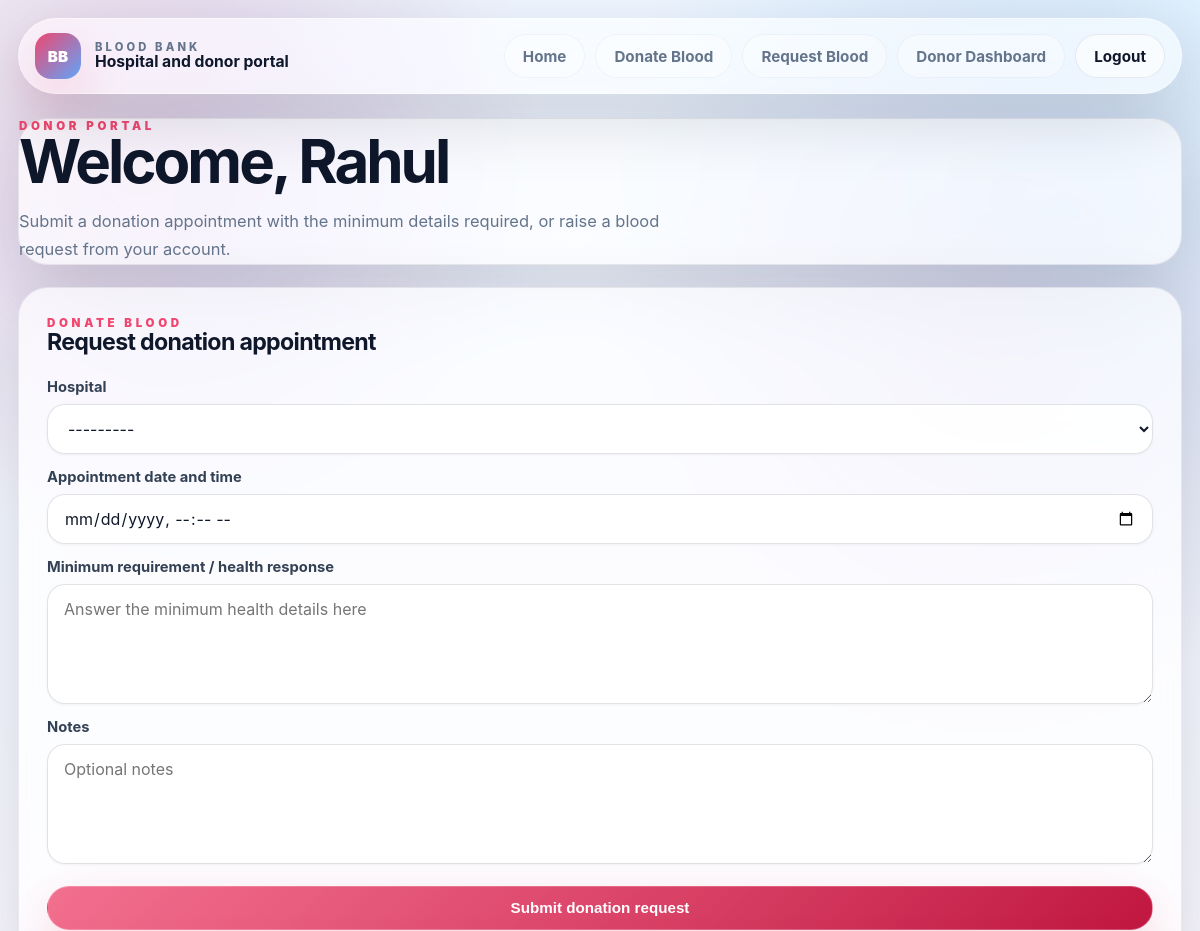
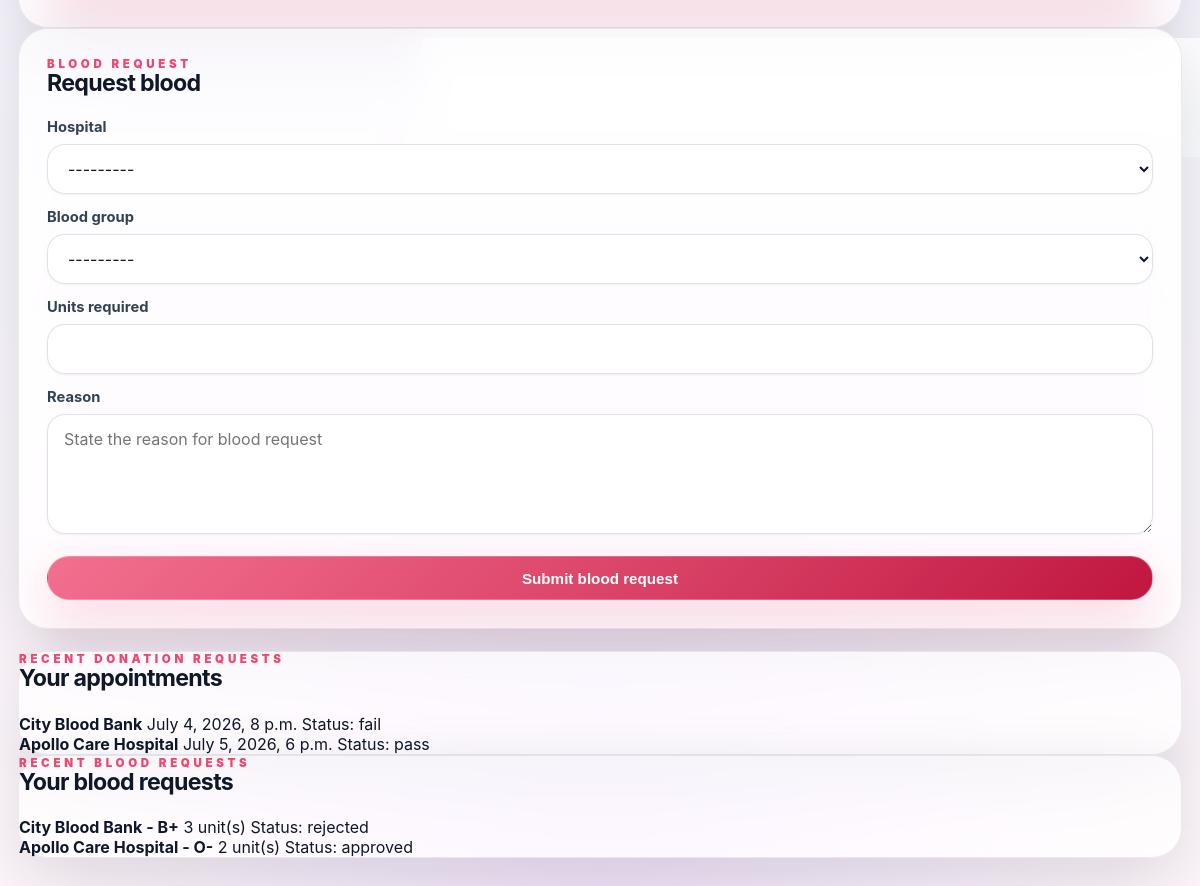
/donor/dashboard/ (signed in), run on the app's committed database (2 pictures, top to bottom).
### core/models.py (models this page shows, shortened)
class User(AbstractBaseUser, PermissionsMixin):
    class Role(models.TextChoices):
        DONOR = "donor", "Donor"
        HOSPITAL = "hospital", "Hospital"
        ADMIN = "admin", "Admin"
    email = models.EmailField(unique=True)
    first_name = models.CharField(max_length=150)
    last_name = models.CharField(max_length=150)
    phone_number = models.CharField(max_length=20, blank=True)
    role = models.CharField(max_length=20, choices=Role.choices, default=Role.DONOR)
    is_approved = models.BooleanField(default=False)
    is_active = models.BooleanField(default=True)
    is_staff = models.BooleanField(default=False)
    date_joined = models.DateTimeField(default=timezone.now)
    objects = UserManager()
    USERNAME_FIELD = "email"
    REQUIRED_FIELDS = ["first_name", "last_name"]

class DonationAppointment(models.Model):
    class EligibilityStatus(models.TextChoices):
        PENDING = "pending", "Pending"
        PASS = "pass", "Pass"
        FAIL = "fail", "Fail"
    donor = models.ForeignKey(User, on_delete=models.CASCADE, related_name="donation_appointments")
    hospital = models.ForeignKey(HospitalProfile, on_delete=models.CASCADE, related_name="appointments")
    appointment_datetime = models.DateTimeField()
    eligibility_status = models.CharField(
        max_length=20, choices=EligibilityStatus.choices, default=EligibilityStatus.PENDING
    )
    survey_response = models.JSONField(default=dict, blank=True)
    notes = models.TextField(blank=True)
    created_at = models.DateTimeField(auto_now_add=True)
    updated_at = models.DateTimeField(auto_now=True)
    class Meta:
        ordering = ["-appointment_datetime"]

class HospitalProfile(models.Model):
    user = models.OneToOneField(User, on_delete=models.CASCADE, related_name="hospital_profile")
    hospital_name = models.CharField(max_length=255)
    registration_number = models.CharField(max_length=100, blank=True)
    address = models.TextField(blank=True)
    city = models.CharField(max_length=100, blank=True)
    state = models.CharField(max_length=100, blank=True)
    pincode = models.CharField(max_length=20, blank=True)
    created_at = models.DateTimeField(auto_now_add=True)
    updated_at = models.DateTimeField(auto_now=True)
    def __str__(self):
        return self.hospital_name

class EmergencyRequest(models.Model):
    class Status(models.TextChoices):
        PENDING = "pending", "Pending"
        APPROVED = "approved", "Approved"
        COMPLETED = "completed", "Completed"
        REJECTED = "rejected", "Rejected"
    requester = models.ForeignKey(User, on_delete=models.CASCADE, related_name="emergency_requests")
    hospital = models.ForeignKey(HospitalProfile, on_delete=models.CASCADE, related_name="emergency_requests")
    blood_group = models.CharField(max_length=3, choices=BloodInventory.BloodGroup.choices)
    units_required = models.PositiveIntegerField()
    status = models.CharField(max_length=20, choices=Status.choices, default=Status.PENDING)
    reason = models.TextField(blank=True)
    fulfilled_units = models.PositiveIntegerField(default=0)
    created_at = models.DateTimeField(auto_now_add=True)
    updated_at = models.DateTimeField(auto_now=True)
    class Meta:
        ordering = ["-created_at"]

### core/views.py (the view, shortened to what this page needs)
# urls.py: path("donor/dashboard/", DonorDashboardView.as_view(), name="donor-dashboard"),
class DonorDashboardView(LoginRequiredMixin, TemplateView):
    template_name = "core/donor/dashboard.html"
    def dispatch(self, request, *args, **kwargs):
        if not request.user.is_authenticated or request.user.role != "donor":
            return redirect("core:login")
        return super().dispatch(request, *args, **kwargs)
    def get_context_data(self, **kwargs):
        context = super().get_context_data(**kwargs)
        context["donation_form"] = DonationAppointmentForm()
        context["blood_request_form"] = BloodRequestForm()
        context["appointments"] = DonationAppointment.objects.filter(donor=self.request.user).order_by("-created_at")[:10]
        context["blood_requests"] = EmergencyRequest.objects.filter(requester=self.request.user).order_by("-created_at")[:10]
        context["hospitals"] = HospitalProfile.objects.all().order_by("hospital_name")
        return context

### core/forms.py (shortened to what this page needs)
class DonationAppointmentForm(forms.ModelForm):
    hospital = forms.ModelChoiceField(
        queryset=HospitalProfile.objects.all(),
        widget=forms.Select(attrs={"class": FORM_SELECT_CLASS}),
    )
    survey_response = forms.CharField(
        label="Minimum requirement / health response",
        required=False,
        widget=forms.Textarea(
            attrs={"class": FORM_INPUT_CLASS, "rows": 4, "placeholder": "Answer the minimum health details here"}
        ),
    )
    class Meta:
        model = DonationAppointment
        fields = ["hospital", "appointment_datetime", "survey_response", "notes"]
        widgets = {
            "appointment_datetime": forms.DateTimeInput(
                attrs={"class": FORM_INPUT_CLASS, "type": "datetime-local"}
            ),
            "notes": forms.Textarea(attrs={"class": FORM_INPUT_CLASS, "rows": 3, "placeholder": "Optional notes"}),
        }

class BloodRequestForm(forms.ModelForm):
    hospital = forms.ModelChoiceField(
        queryset=HospitalProfile.objects.all(),
        widget=forms.Select(attrs={"class": FORM_SELECT_CLASS}),
    )
    class Meta:
        model = EmergencyRequest
        fields = ["hospital", "blood_group", "units_required", "reason"]
        widgets = {
            "blood_group": forms.Select(attrs={"class": FORM_SELECT_CLASS}),
            "units_required": forms.NumberInput(attrs={"class": FORM_INPUT_CLASS, "min": 1}),
            "reason": forms.Textarea(
                attrs={"class": FORM_INPUT_CLASS, "rows": 3, "placeholder": "State the reason for blood request"}
            ),
        }

### core/templates/core/donor/dashboard.html (shortened to what this page needs)
{% extends "core/base.html" %}
{% block body_class %}theme-donor{% endblock %}
{% block content %}
  <section class="surface hero">
    <p class="eyebrow">Donor portal</p>
    <h1>Welcome, {{ request.user.first_name|default:request.user.email }}</h1>
    <p class="lead">
      Submit a donation appointment with the minimum details required, or raise a blood request from your account.
    </p>
  </section>
  <section class="grid two-up mt-22">
    <form class="surface auth-panel" method="post" id="donate-blood">
      <p class="eyebrow">Donate blood</p>
      <h2 class="section-title">Request donation appointment</h2>
      <div class="form-shell mt-22">
        <label class="field">
          <span class="field-label">Hospital</span>
          {{ donation_form.hospital }}
        </label>
        <label class="field">
          <span class="field-label">Appointment date and time</span>
          {{ donation_form.appointment_datetime }}
        </label>
        <label class="field">
          <span class="field-label">Minimum requirement / health response</span>
          {{ donation_form.survey_response }}
        </label>
        <label class="field">
          <span class="field-label">Notes</span>
          {{ donation_form.notes }}
        </label>
      </div>
      <button class="btn btn-primary liquid full-width mt-22" type="submit">Submit donation request</button>
    </form>
    <form class="surface auth-panel" method="post" id="request-blood">
      <p class="eyebrow">Blood request</p>
      <h2 class="section-title">Request blood</h2>
      <div class="form-shell mt-22">
        <label class="field">
          <span class="field-label">Hospital</span>
          {{ blood_request_form.hospital }}
        </label>
        <label class="field">
          <span class="field-label">Blood group</span>
          {{ blood_request_form.blood_group }}
        </label>
        <label class="field">
          <span class="field-label">Units required</span>
          {{ blood_request_form.units_required }}
        </label>
        <label class="field">
          <span class="field-label">Reason</span>
          {{ blood_request_form.reason }}
        </label>
      </div>
      <button class="btn btn-primary liquid full-width mt-22" type="submit">Submit blood request</button>
    </form>
  </section>
  <section class="grid two-up mt-22">
    <div class="surface">
      <p class="eyebrow">Recent donation requests</p>
      <h2 class="section-title">Your appointments</h2>
      <div class="list-stack mt-22">
        {% for appointment in appointments %}
          <article class="stack-card">
            <strong>{{ appointment.hospital.hospital_name }}</strong>
            <span>{{ appointment.appointment_datetime }}</span>
            <span>Status: {{ appointment.eligibility_status }}</span>
          </article>
        {% empty %}
          <p class="support-text">No donation appointments submitted yet.</p>
        {% endfor %}
      </div>
    </div>
    <div class="surface">
      <p class="eyebrow">Recent blood requests</p>
      <h2 class="section-title">Your blood requests</h2>
      <div class="list-stack mt-22">
        {% for request in blood_requests %}
          <article class="stack-card">
            <strong>{{ request.hospital.hospital_name }} - {{ request.blood_group }}</strong>
            <span>{{ request.units_required }} unit(s)</span>
            <span>Status: {{ request.status }}</span>
          </article>
        {% empty %}
          <p class="support-text">No blood requests submitted yet.</p>
        {% endfor %}
      </div>
    </div>
  </section>
{% endblock %}

### core/templates/core/base.html (shortened to what this page needs)
{% load static %}
<!doctype html>
<html lang="en" class="h-full">
  <head>
    <link rel="stylesheet" href="{% static 'core/ui.css' %}">
  </head>
  <body class="site-body {% block body_class %}{% endblock %}">
    <div class="site-bg">
      <div class="site-shell">
        <header class="site-header">
          <a class="brand" href="{% url 'core:landing' %}">
            <span class="brand-badge">BB</span>
            <span class="brand-copy">
              <span class="brand-kicker">Blood Bank</span>
              <span class="brand-title">Hospital and donor portal</span>
            </span>
          </a>
          <nav class="site-nav" aria-label="Primary">
            <a class="nav-link" href="{% url 'core:landing' %}">Home</a>
            {% if user.is_authenticated %}
              {% if user.role == "donor" %}
                <a class="nav-link" href="{% url 'core:donor-dashboard' %}#donate-blood">Donate Blood</a>
                <a class="nav-link" href="{% url 'core:donor-dashboard' %}#request-blood">Request Blood</a>
                <a class="nav-link" href="{% url 'core:donor-dashboard' %}">Donor Dashboard</a>
              {% elif user.role == "hospital" %}
                <a class="nav-link" href="{% url 'core:hospital-dashboard-page' %}">Hospital Dashboard</a>
              {% elif user.role == "admin" or user.is_superuser %}
                <a class="nav-link" href="{% url 'core:admin-portal' %}">Admin Portal</a>
              {% endif %}
              <a class="btn btn-ghost" href="{% url 'core:logout' %}">Logout</a>
            {% else %}
              <a class="nav-link" href="{% url 'core:login' %}">Login</a>
              <a class="btn btn-primary" href="{% url 'core:register' %}">Register</a>
            {% endif %}
          </nav>
        </header>
        <main class="site-main">
          {% block content %}{% endblock %}
        </main>
      </div>
    </div>
  </body>
</html>

### data on the page
User: user.first_name "Rahul"
DonationAppointment: hospital.hospital_name "City Blood Bank", appointment_datetime "July 4, 2026, 8 p.m.", eligibility_status "fail"
DonationAppointment: hospital.hospital_name "Apollo Care Hospital", appointment_datetime "July 5, 2026, 6 p.m.", eligibility_status "pass"
EmergencyRequest: hospital.hospital_name "City Blood Bank", blood_group "B+", units_required "3", status "rejected"
EmergencyRequest: hospital.hospital_name "Apollo Care Hospital", blood_group "O-", units_required "2", status "approved"
